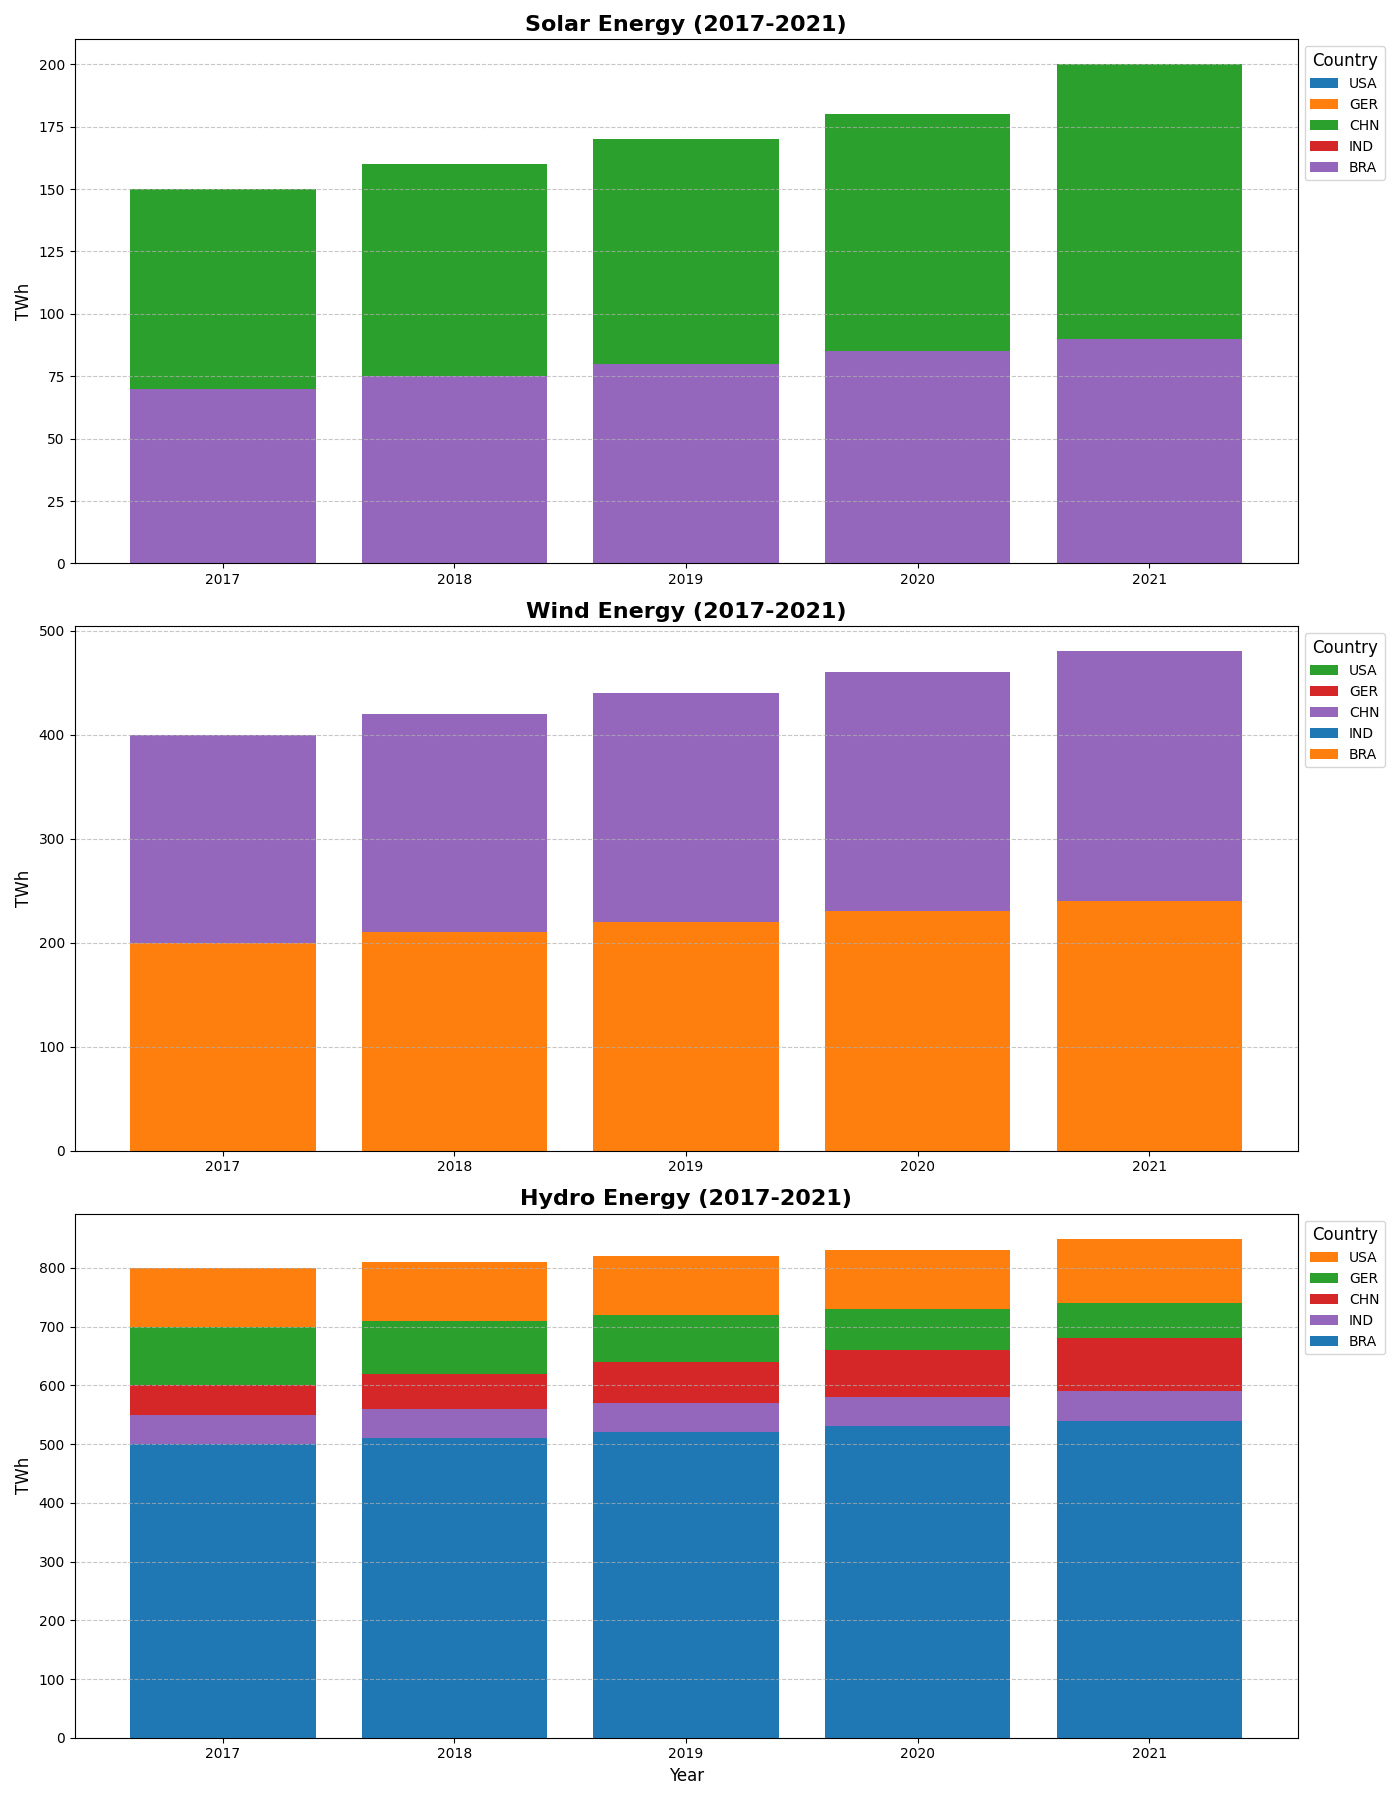

This chart was generated by the following Python code:
import matplotlib.pyplot as plt
import numpy as np

countries = ['USA', 'GER', 'CHN', 'IND', 'BRA']
years = ['2017', '2018', '2019', '2020', '2021']
solar_energy = np.array([
    [100, 110, 120, 130, 140], 
    [90, 100, 110, 120, 130], 
    [150, 160, 170, 180, 200], 
    [50, 55, 60, 65, 70], 
    [70, 75, 80, 85, 90]
])
wind_energy = np.array([
    [300, 310, 320, 330, 340], 
    [150, 160, 170, 180, 190], 
    [400, 420, 440, 460, 480], 
    [100, 110, 120, 130, 140], 
    [200, 210, 220, 230, 240]
])
hydro_energy = np.array([
    [800, 810, 820, 830, 850], 
    [700, 710, 720, 730, 740], 
    [600, 620, 640, 660, 680], 
    [550, 560, 570, 580, 590], 
    [500, 510, 520, 530, 540]
])

# Plot setup
fig, axes = plt.subplots(3, 1, figsize=(14, 18))
fig.subplots_adjust(hspace=0.4)

# Define a shuffled color list
shuffled_colors = ['#1f77b4',  # Original color for USA
                   '#ff7f0e',  # Original color for GER
                   '#2ca02c',  # Original color for CHN
                   '#d62728',  # Original color for IND
                   '#9467bd']  # Original color for BRA

# Solar Energy Plot
for i in range(len(countries)):
    axes[0].bar(years, solar_energy[i], label=countries[i], color=shuffled_colors[i])
axes[0].set_title('Solar Energy (2017-2021)', fontsize=16, fontweight='bold')
axes[0].set_ylabel('TWh', fontsize=12)
axes[0].legend(title='Country', fontsize=10, loc='upper left', bbox_to_anchor=(1, 1), title_fontsize='12')
axes[0].grid(axis='y', linestyle='--', alpha=0.7)

# Wind Energy Plot
for i in range(len(countries)):
    axes[1].bar(years, wind_energy[i], label=countries[i], color=shuffled_colors[(i+2)%5])
axes[1].set_title('Wind Energy (2017-2021)', fontsize=16, fontweight='bold')
axes[1].set_ylabel('TWh', fontsize=12)
axes[1].legend(title='Country', fontsize=10, loc='upper left', bbox_to_anchor=(1, 1), title_fontsize='12')
axes[1].grid(axis='y', linestyle='--', alpha=0.7)

# Hydro Energy Plot
for i in range(len(countries)):
    axes[2].bar(years, hydro_energy[i], label=countries[i], color=shuffled_colors[(i+1)%5])
axes[2].set_title('Hydro Energy (2017-2021)', fontsize=16, fontweight='bold')
axes[2].set_xlabel('Year', fontsize=12)
axes[2].set_ylabel('TWh', fontsize=12)
axes[2].legend(title='Country', fontsize=10, loc='upper left', bbox_to_anchor=(1, 1), title_fontsize='12')
axes[2].grid(axis='y', linestyle='--', alpha=0.7)

plt.tight_layout()
plt.show()
